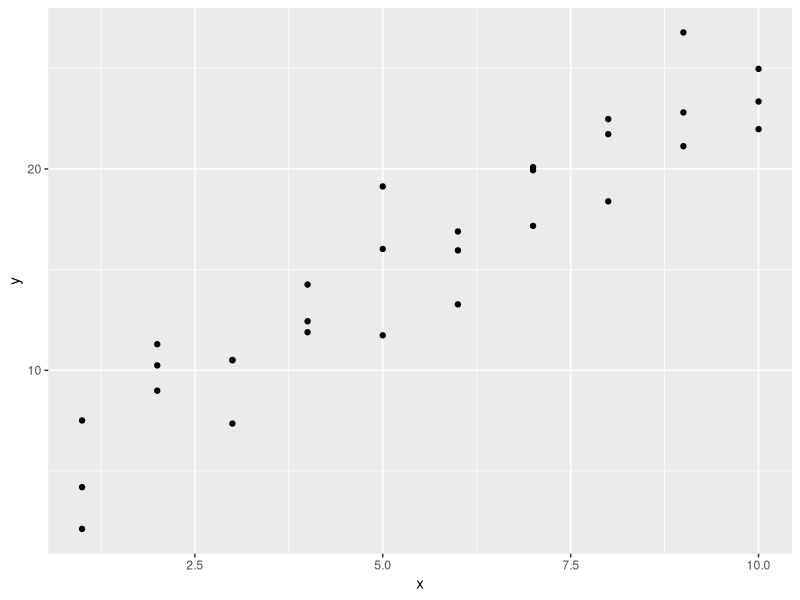
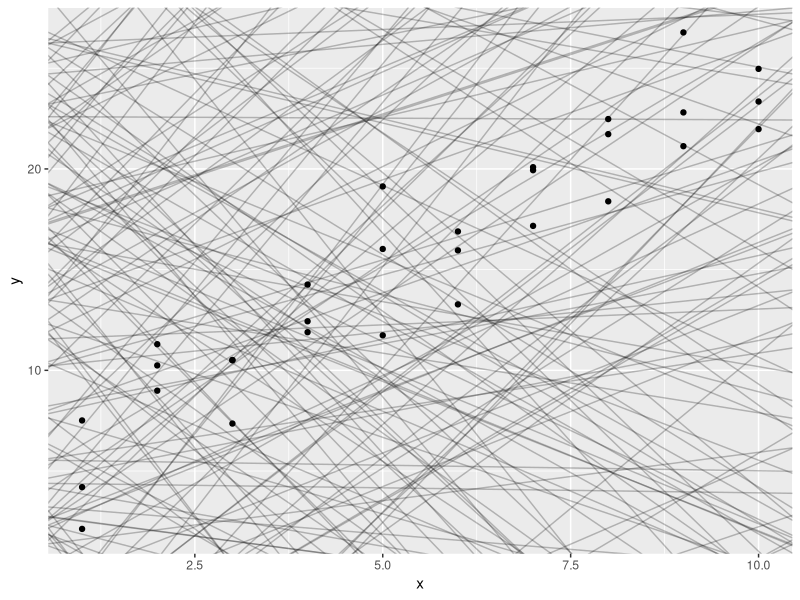
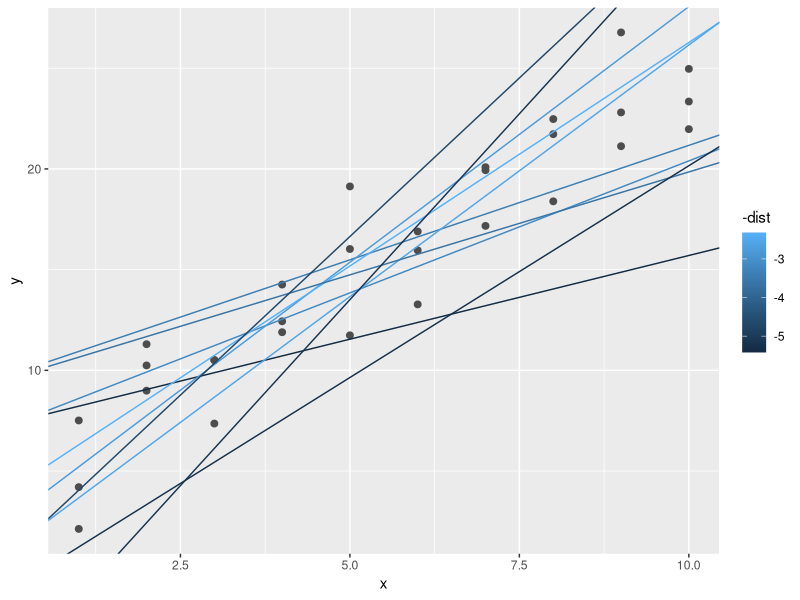
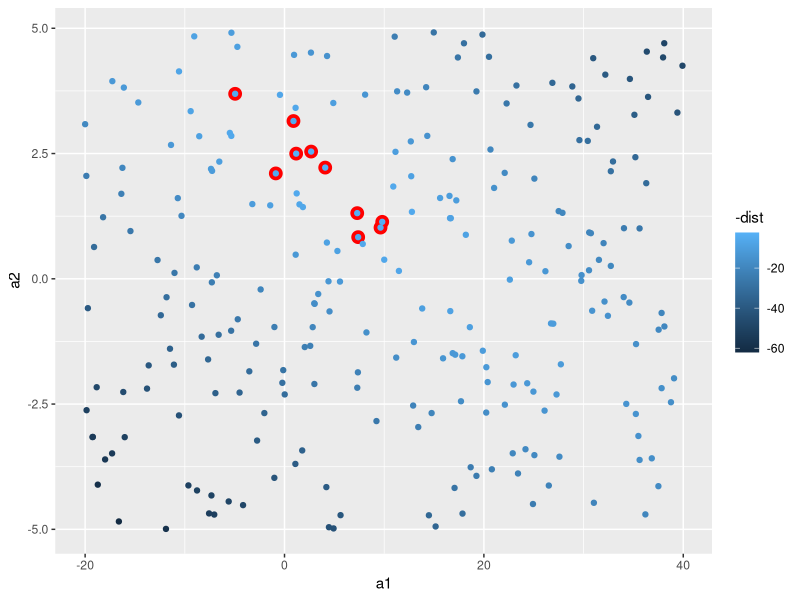
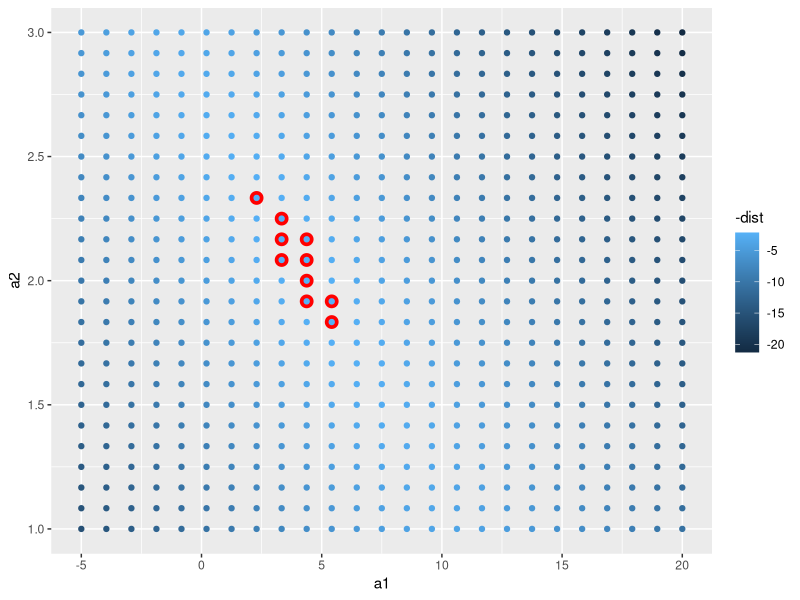
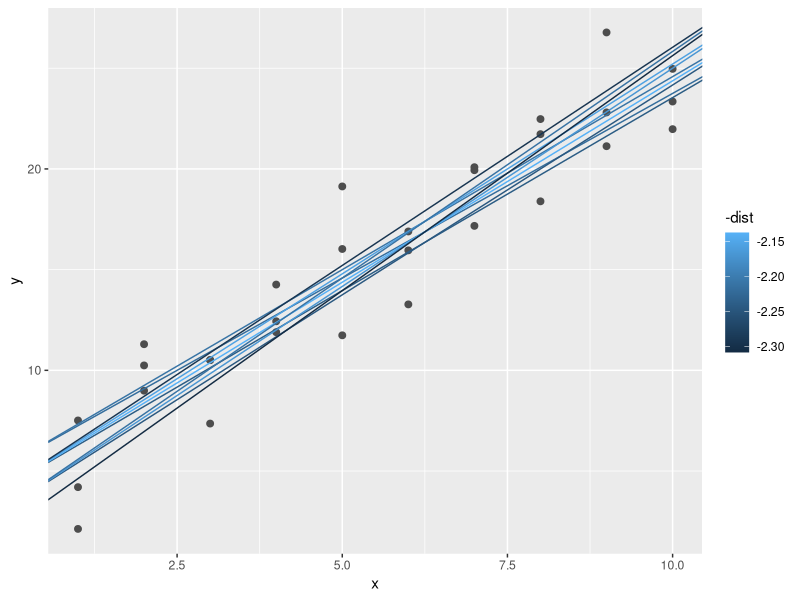
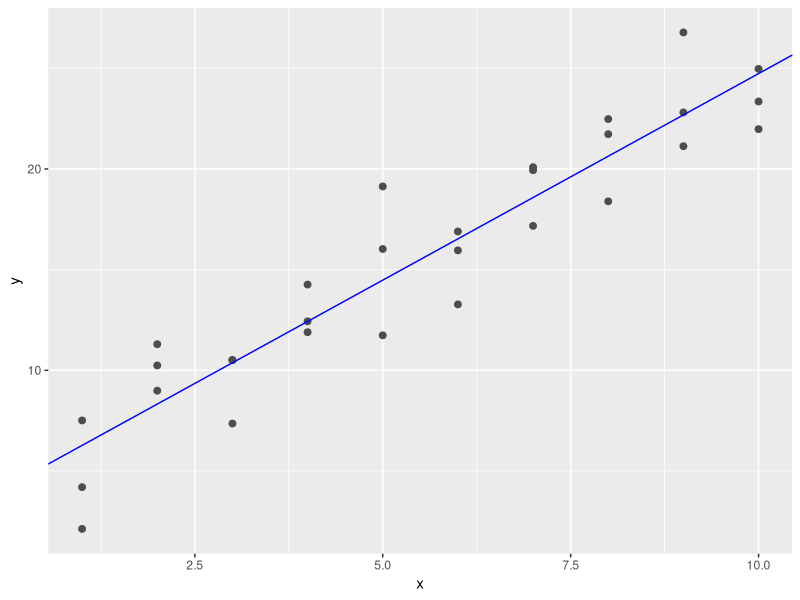
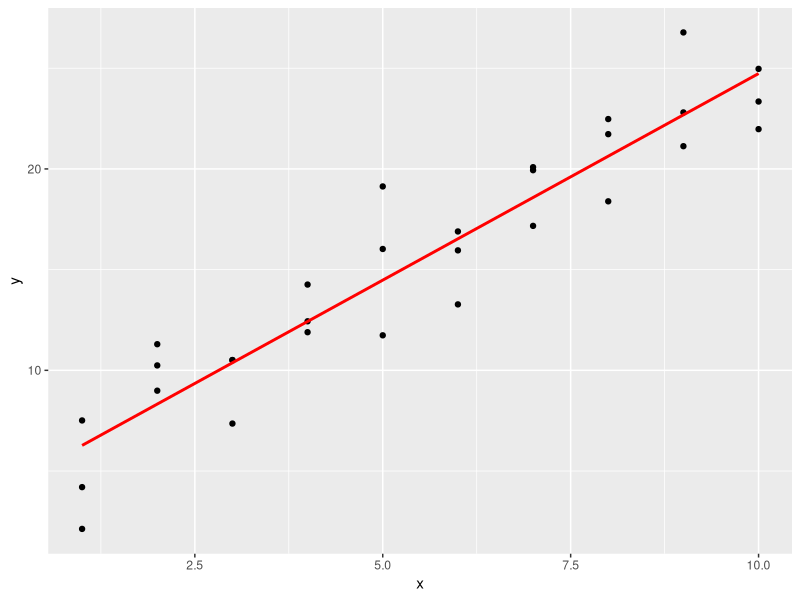

Source code (R) for these figures, in order:
## ---- chunk 1
library(tidyverse)
library(modelr)
options(na.action = na.warn)
## ---- chunk 2
ggplot(sim1, aes(x, y)) +
    geom_point()
## ---- chunk 3
random_models <- tibble(
    # 随机生成 250 个上限 -20 下限 40 的 a1 向量
    a1 = runif(n = 250, min = -20, max = 40),
    # 同理随机生成 250 个上限 -5 下限 5 的 a2 向量
    a2 = runif(250, -5, 5)
)
## ---- chunk 4
ggplot() +
    geom_abline(
        data = random_models,
        mapping = aes(intercept = a1, slope = a2), # intercept：截距，slope：斜率
        alpha = 1 / 4
    ) +
    geom_point(
        data = sim1,
        mapping = aes(x, y)
    )
## ---- chunk 5
model1 <- function(a, data) {
    # 注意我们传入的 data 是一个数据集。这个设计的函数会针对数据集里的数据反复代入计算，最终返回一个向量
    a[1] + data$x * a[2]
}
## ---- chunk 6
model1(c(7, 1.5), sim1)
## ---- chunk 7
measure_distance <- function(mod, data) {
    diff <- data$y - model1(mod, data) # diff 为 data 中实际 y 值与 model1 得到的理想 y 值的差
    sqrt(mean(diff^2)) # 返回所有 diff 平方的均值进行的开方（方差）
}
# 试图用 a1 = 7 和 a2 = 1.5 数据求得关于 sim1 的方差
measure_distance(c(7, 1.5), sim1)
## ---- chunk 8
sim1_dist <- function(a1, a2) {
    measure_distance(c(a1, a2), sim1) # nolint
}
# 通过 mutate 新增计算得到的列 dist 并赋值回去（方差）
models <- random_models %>%
    mutate(dist = purrr::map2_dbl(a1, a2, sim1_dist))
models
## ---- chunk 9
df <- data.frame(
    x = c(1, 2, 5),
    y = c(5, 4, 8)
)
# 这个包的 map2_dbl 表达式相当于 pmin(df$x, df$y)
purrr::map2_dbl(df$x, df$y, min)
## ---- chunk 10
ggplot(sim1, aes(x, y)) +
    geom_point(size = 2, colour = "grey30") +
    geom_abline(
        aes(intercept = a1, slope = a2, colour = -dist), # 由 dist 反向上色，即越精确颜色越鲜亮
        data = filter(models, rank(dist) <= 10) # 不是所有线条都需要显示，这里选择 dist 排名前 10
    )
# 将 a1 和 a2 用图表示出来（同样上色），这里选择 dist 排名前 10 来高亮显示（叠加）
ggplot(models, aes(a1, a2)) +
    geom_point(
        data = filter(models, rank(dist) <= 10), # 先画高亮部分
        size = 4, colour = "red"
    ) +
    geom_point(aes(colour = -dist))
## ---- chunk 11
grid_models <- expand.grid(
    # expand.grid 用于于快速创建数据集（data frame格式）
    a1 = seq(-5, 20, length = 25), # seq 用于快速生成序列，参数分别代表起始、结束和序列长
    a2 = seq(1, 3, length = 25)
) %>%
    mutate(dist = purrr::map2_dbl(a1, a2, sim1_dist))

ggplot(grid_models, aes(a1, a2)) +
    geom_point(
        data = filter(grid_models, rank(dist) <= 10),
        size = 4, colour = "red"
    ) +
    geom_point(aes(colour = -dist))
## ---- chunk 12
ggplot(sim1, aes(x, y)) +
    geom_point(size = 2, colour = "grey30") +
    geom_abline(
        aes(intercept = a1, slope = a2, colour = -dist),
        data = filter(grid_models, rank(dist) <= 10)
    )
## ---- chunk 13
best <- optim(
    par = c(0, 0), # 要优化的参数的初始值
    fn = measure_distance, # 要最小化（或最大化）的函数，所以 par 参数是要进行最小化的参数向量。它应该返回标量结果
    data = sim1
)
## ---- chunk 14
best$par
## ---- chunk 15
ggplot(sim1, aes(x, y)) +
    geom_point(size = 2, colour = "grey30") +
    geom_abline(intercept = best$par[1], slope = best$par[2], colour = "blue")
## ---- chunk 16
sim1_mod <- lm(y ~ x, data = sim1)
# 结果与预期完全一致
coef(sim1_mod) # coef() 是一个通用函数，用于从建模函数返回的对象中提取模型系数
## ---- chunk 17
grid <- sim1 %>% # 相当于对 sim1 定制对应的 x 数据集
    data_grid(x)
grid
## ---- chunk 18
#> sim1_mod <- lm(y ~ x, data = sim1)
predictions <- grid %>%
    add_predictions(sim1_mod)
predictions
## ---- chunk 19
ggplot(sim1, aes(x)) +
    geom_point(aes(y = y)) +
    geom_line(aes(y = pred), data = predictions, colour = "red", size = 1)
## ---- chunk 20
residuals <- sim1 %>%
    # 注意这里使用的参数是 sim1，因为我们需要原始数据集才能发现残差
    add_residuals(sim1_mod) # 用法与 add_predictions() 非常相似
residuals
## ---- chunk 21
ggplot(residuals, aes(resid)) +
    # geom_freqpoly 即频率多边形，非常适合模糊化地绘制表现一个向量的数据的大小和出现次数
    geom_freqpoly(binwidth = 0.5)

# 或者加入数据 x 来看到更多的数据。很容易发现它的分布非常完美：
ggplot(residuals, aes(x, resid)) +
    geom_ref_line(h = 0) + # 调整基线为 0 而不是最小
    geom_point(aes(colour = -abs(resid)))
## ---- chunk 22
df <- tribble(
    ~y, ~x1, ~x2,
    4, 2, 5,
    5, 1, 6
)
model_matrix(df, y ~ x1)

# 如果添加其他变量：
model_matrix(df, y ~ x1 + x2)

# R 将截距添加到模型的方式是直接填充名为截距的列（当然这个列填充前的值是没有意义的）。
# 默认添加。如果不需要，使用 “-1” 命令显式删除它：
model_matrix(df, y ~ x1 + x2 - 1)
## ---- chunk 23
df <- tribble(
    ~sex, ~response,
    "male", 1,
    "female", 2,
    "male", 1
)
# 可以看到函数会自动将自变量的名名为 “列” “某种值”，其数据用来表示该列数据是否是指定的 “某种值”：
model_matrix(df, response ~ sex)
## ---- chunk 24
ggplot(sim2) +
    geom_point(aes(x, y))
## ---- chunk 25
mod2 <- lm(y ~ x, data = sim2) # 产生理想线性回归模型
## ---- chunk 26
grid2 <- sim2 %>%
    data_grid(x) %>% # 产生初始数据
    add_predictions(mod2) # 依据初始数据对模型进行预测
grid2
## ---- chunk 27
ggplot(sim2, aes(x)) +
    geom_point(aes(y = y)) +
    geom_point(data = grid2, aes(y = pred), colour = "red", size = 4)
## ---- chunk 28
ggplot(sim3, aes(x1, y)) +
    geom_point(aes(colour = x2))
## ---- chunk 29
mod1 <- lm(y ~ x1 + x2, data = sim3)
mod2 <- lm(y ~ x1 * x2, data = sim3)
## ---- chunk 30
grid3 <- sim3 %>%
    data_grid(x1, x2) %>% # 由于初始值有两个，这里就需要填入两个变量来产生初始数据
    # 同时从两个模型一起运算使用 gather_prediction()，相反的，我们也有 spread_prediction()
    gather_predictions(mod1, mod2) # 会在生成的 tibble 中第一列声明使用的哪个模型得到的预期数据
grid3
## ---- chunk 31
ggplot(sim3, aes(x1, y, colour = x2)) +
    geom_point() +
    geom_line(data = grid3, aes(y = pred)) +
    facet_wrap(~model) # 切图分组
## ---- chunk 32
sim3_resid <- sim3 %>%
    # 多个模型获得残差与得到预期值样，也有 gather_residuals()
    gather_residuals(mod1, mod2)

ggplot(sim3_resid, aes(x1, resid, colour = x2)) +
    geom_point() +
    # geom_ref_line(h = 0) + # 调整基线为 0 而不是最小（效果不好已注释掉）
    # 这里我们按照模型和 x2 的值切图，因为它可以更容易地看到每个组中的情况
    facet_grid(model ~ x2)
## ---- chunk 33
mod1 <- lm(y ~ x1 + x2, data = sim4)
mod2 <- lm(y ~ x1 * x2, data = sim4)

grid4 <- sim4 %>%
    data_grid(
        # 以 x1 / x2 的最大和最小为界限，生成包含五个数据的等差数列
        x1 = seq_range(x1, 5),
        x2 = seq_range(x2, 5)
    ) %>%
    gather_predictions(mod1, mod2) %>% # 对两个模型求取预期结果并合并
    print()
grid4
## ---- chunk 34
# seq_range 真的可以很轻易地生成等差数列：
seq_range(c(0.0123, 0.923423), n = 5)

# pretty 参数还可以让数据更简化
seq_range(c(0.0123, 0.923423), n = 5, pretty = TRUE)

# trim 参数用于收缩范围，使得生成的序列更接近中值
(x1 <- rcauchy(100)) # 生成具有柯西分布特性的随机数

seq_range(x1, n = 5)
seq_range(x1, n = 5, trim = 0.10) # 收缩指定范围头尾 10%
seq_range(x1, n = 5, trim = 0.25) # 收缩指定范围头尾 25%
seq_range(x1, n = 5, trim = 0.50) # 收缩指定范围头尾 50%

# 与之相反，expand 参数会扩增范围
x2 <- c(0, 1)

seq_range(x2, n = 5)
seq_range(x2, n = 5, expand = 0.10)
seq_range(x2, n = 5, expand = 0.25)
seq_range(x2, n = 5, expand = 0.50)
## ---- chunk 35
ggplot(grid4, aes(x1, x2)) +
    geom_tile(aes(fill = pred)) + # 这种砖块图非常便于观察拟合度
    facet_wrap(~model)
## ---- chunk 36
p <- list()
p[[1]] <- ggplot(grid4, aes(x1, pred, colour = x2, group = x2)) +
    geom_line() +
    facet_wrap(~model)
p[[2]] <- ggplot(grid4, aes(x2, pred, colour = x1, group = x1)) +
    geom_line() +
    facet_wrap(~model)
library(grid)
grid.newpage() # 新建布局包
pushViewport(viewport(layout = grid.layout(2, 1))) # 设置 2x1 布局
print(p[[1]], vp = viewport(layout.pos.row = 1, layout.pos.col = 1))
print(p[[2]], vp = viewport(layout.pos.row = 2, layout.pos.col = 1))
## ---- chunk 37
sim5 <- tibble(
    x = seq(0, 3.5 * pi, length = 50),
    y = 4 * sin(x) + rnorm(length(x)) # 随机生成与 x 向量长度相同的向量并加上 4 倍 sin(x)
)
sim5
## ---- chunk 38
tb <- tribble(
    ~y, ~x,
    1, 1,
    2, 2,
    3, 3
)
model_matrix(tb, y ~ x^2 + x)

model_matrix(tb, y ~ I(x^2) + x)
## ---- chunk 39
model_matrix(tb, y ~ poly(x, 2)) # 注意这个 “2” 是 degree 参数，表示多项式的最高次数
## ---- chunk 40
library(splines)
model_matrix(tb, y ~ ns(x, 2))
## ---- chunk 41
mod1 <- lm(y ~ ns(x, 1), data = sim5)
mod2 <- lm(y ~ ns(x, 2), data = sim5)
mod3 <- lm(y ~ ns(x, 3), data = sim5)
mod4 <- lm(y ~ ns(x, 4), data = sim5)
mod5 <- lm(y ~ ns(x, 5), data = sim5)

grid <- sim5 %>%
    data_grid(x = seq_range(x, n = 50, expand = 0.1)) %>% # 向外扩张 10% 生成矩阵
    # .pred 参数用来修改生成期望值列的列名
    gather_predictions(mod1, mod2, mod3, mod4, mod5, .pred = "y")

ggplot(sim5, aes(x, y)) +
    geom_point() +
    geom_line(data = grid, colour = "red") +
    facet_wrap(~model) # 以 model 分组
## ---- chunk 42
df <- tribble(
    ~x, ~y,
    1, 2.2,
    2, NA,
    3, 3.5,
    4, 8.3,
    NA, 10
)
# mod <- lm(y ~ x, data = df)
#> Warning: Dropping 2 rows with missing values

# 加上 “na.action = na.exclude” 表示不包含 NA 值计算：
mod <- lm(y ~ x, data = df, na.action = na.exclude)
# 这样这个模型就只有 3 种观测值可用了：
nobs(mod) # nobs() 用于查看可观测次数
